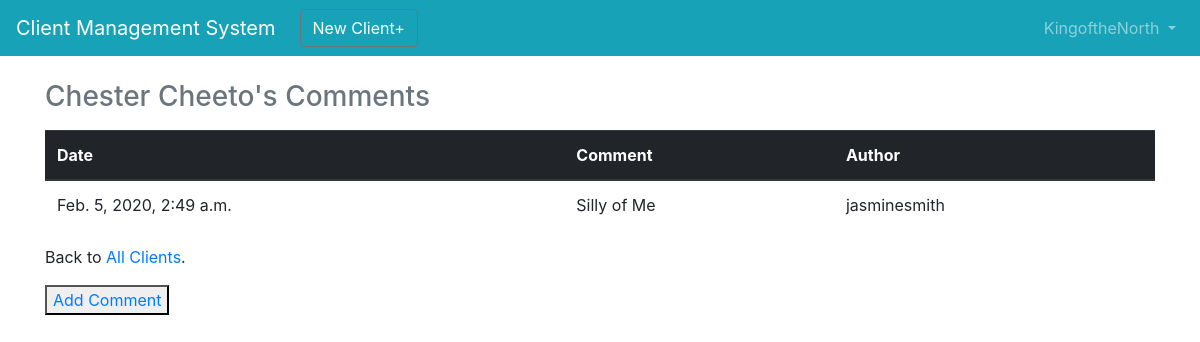
Page /clients/1/comments (signed in) on the committed database.
### users/models.py (models this page shows)
class CustomUser(AbstractUser):
    department = models.CharField(max_length=50, default=' ', null=True, blank=True)
    employee_cell_phone = models.CharField (max_length=50, default=' ', null=True, blank=True)

### client/models.py (models this page shows, shortened)
class Client(models.Model):
    name = models.CharField(max_length=50,blank=False, null=False, default=' ')
    address = models.CharField(max_length=50, blank=True, null=True,default=' ')
    city = models.CharField(max_length=50, default=' ')
    state = models.CharField(max_length=50, default='NE')
    zipcode = models.CharField(max_length=10, default='00000')
    email = models.EmailField(max_length=100, default=' ')
    cell_phone = models.CharField(max_length=50,default='(402)000-0000')
    acct_number = models.CharField(max_length=50,blank=True, null=True, default='00000')
    notes = models.TextField()
    date = models.DateTimeField(auto_now_add=True)
    author = models.ForeignKey(
        get_user_model(),
        on_delete=models.CASCADE,
    )

class Comment(models.Model):
    client = models.ForeignKey(
        Client,
        on_delete=models.CASCADE,
        related_name='comments',
    )
    date = models.DateTimeField(auto_now_add=True)
    comment = models.CharField(max_length=140)
    author = models.ForeignKey(
        get_user_model(),
        on_delete=models.CASCADE,
    )
    def __str__(self):
        return self.comment

### client/views.py (the view)
# urls.py: path('<int:pk>/comments', views.CommentListView.as_view(), name='view_comment'),
class CommentListView(LoginRequiredMixin, ListView):
    model = Comment
    template_name = 'commentlist.html'
    login_url = 'login'
    def get_context_data(self):
        client = Client.objects.get(id=self.kwargs['pk'])
        comments = Comment.objects.filter(client=client)
        print(comments)
        return {'comments': comments, 'client': client}

### client/templates/commentlist.html
{% extends 'base.html' %}
{% block content %}
    <h3 class="text-muted mb-3">{{client.name}}'s Comments</h3>
    <table class="table">
        <thead class="thead-dark">
        <tr>
            <th>Date</th>
            <th>Comment</th>
            <th>Author</th>
        </tr>
        </thead>
        {% for comment in comments %}
          <tr>
             <td>{{ comment.date }}</td>
              <td>{{ comment.comment }}</td>
              <td>{{comment.author}}</td>
          </tr>
        {% endfor %}
    </table>
    <p>Back to <a href="{% url 'client_list' %}">All Clients</a>.</p>
    <button class="btn-btn-info"><a href="{% url 'add_comment' client.pk %}">Add Comment</a></button>
{% endblock  %}

### templates/base.html (shortened to what this page needs)
<!doctype html>
<html lang="en">
  <head>
    <link rel="stylesheet" href="https://stackpath.bootstrapcdn.com/bootstrap/4.1.3/css/bootstrap.min.css">
  </head>
  <body>
    <nav class="navbar navbar-expand-md navbar-dark bg-info mb-4">
      <a class="navbar-brand" href="{% url 'home' %}">Client Management System</a>
      {% if user.is_authenticated %}
        <ul class="navbar-nav mr-auto">
          <button class="btn btn-outline-secondary ml-2"><a href="{% url 'client_new' %}" class="text-white">New Client+</a></button>
        </ul>
      {% endif %}
      <div class="collapse navbar-collapse" id="navbarCollapse">
        {% if user.is_authenticated %}
          <ul class="navbar-nav ml-auto">
            <li class="nav-item">
              <a class="nav-link dropdown-toggle" href="#" id="userMenu"\
              data-toggle="dropdown" aria-haspopup="true" aria-expanded\
              ="false">
                {{ user.username }}
              </a>
            </li>
          </ul>
        {% endif %}
      </div>
    </nav>
    <div class="container">
      {% block content %}
      {% endblock content %}
    </div>
  </body>

### rows in the picture
CustomUser: username "KingoftheNorth"
Client: name "Chester Cheeto"
Comment: date "Feb. 5, 2020, 2:49 a.m.", comment "Silly of Me", author "jasminesmith"
